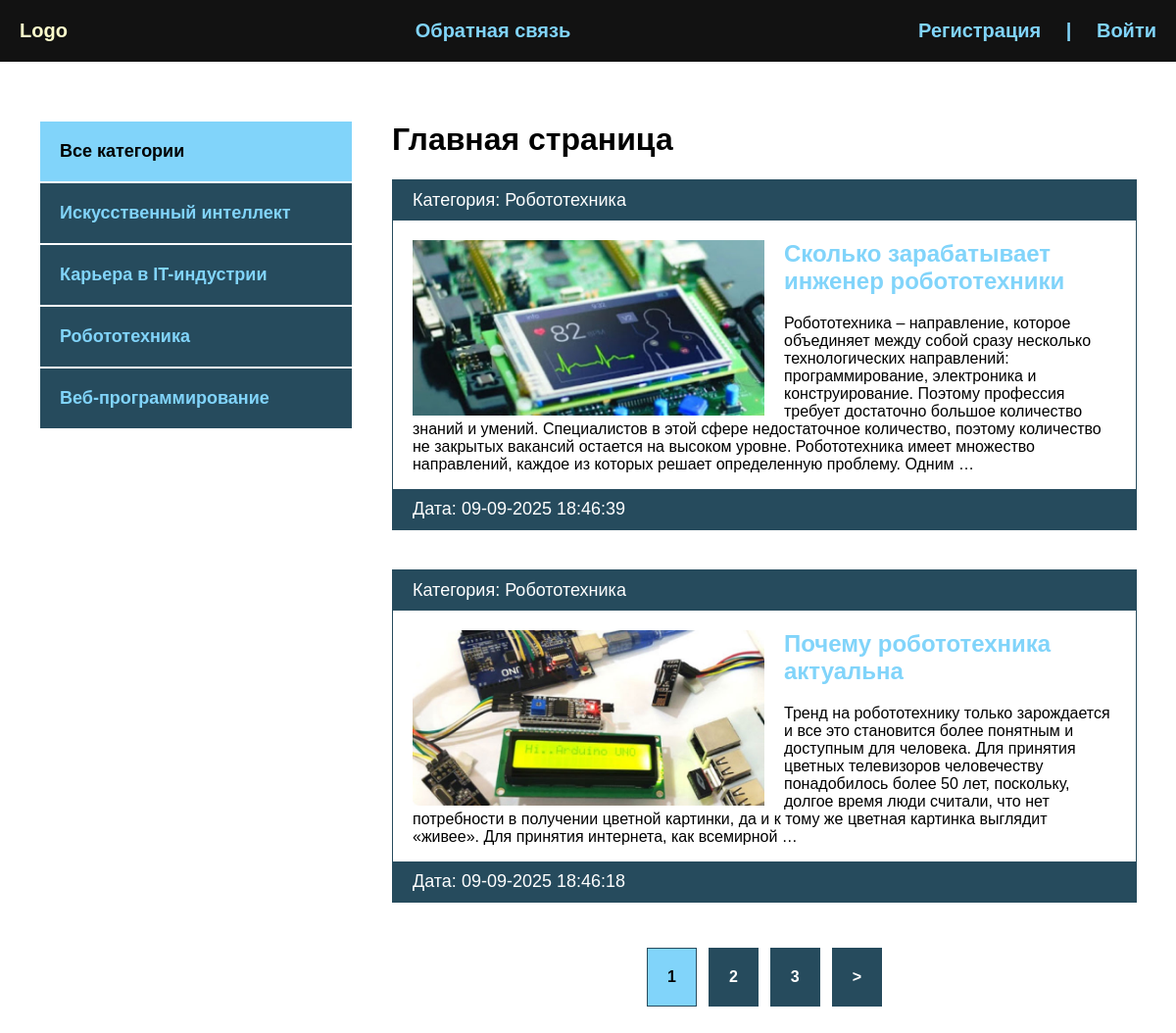
The page / on the database its author committed.
### blog/models.py (models this page shows, shortened)
class Category(models.Model):
    name = models.CharField(max_length=100, verbose_name="Категория")
    slug = models.SlugField(max_length=100, unique=True, verbose_name="URL")
    def __str__(self):
        return self.name
    def get_absolute_url(self):
        return reverse('category', kwargs={'cat_slug': self.slug})
    class Meta:
        verbose_name = "категорию"
        verbose_name_plural = "категории"

class Blog(models.Model):
    title = models.CharField(max_length=255, verbose_name="Название")
    slug = models.SlugField(max_length=255, unique=True, verbose_name="URL")
    content = models.TextField(blank=True, verbose_name="Контент")
    photo = models.ImageField(upload_to="photos/%Y/%m/%d/", blank=True, verbose_name="Фото")
    time_created = models.DateTimeField(auto_now_add=True, verbose_name="Дата публикации")
    time_update = models.DateTimeField(auto_now=True, verbose_name="Дата обновления")
    is_published = models.BooleanField(default=True, verbose_name="Опубликовано")
    cat = models.ForeignKey('Category', on_delete=models.PROTECT, verbose_name="Категория")
    def get_absolute_url(self):
        return reverse('post', kwargs={'post_slug': self.slug})
    class Meta:
        verbose_name = "новость"
        verbose_name_plural = "Новости"
        ordering = ["-time_created"]

### blog/views.py (the view)
# urls.py: path('', BlogHome.as_view(), name='index'),
class BlogHome(DataMixin, ListView):
    model = Blog
    template_name = "blog/index.html"
    context_object_name = "posts"
    def get_context_data(self, *, object_list=None, **kwargs):
        context = super().get_context_data(**kwargs)
        c_def = self.get_user_context(title="Главная страница")
        return dict(list(context.items()) + list(c_def.items()))
    def get_queryset(self):
        return Blog.objects.filter(is_published=True).select_related("cat")

### blog/templatetags/blog_tags.py (called while the page is built)
@register.inclusion_tag('blog/list_categories.html')
def show_categories(sort=None, cat_selected=0):
    if not sort:
        cats = Category.objects.all()
    else:
        cats = Category.objects.order_by(sort)
    return {"cats": cats, "cat_selected": cat_selected}

### blog/utils.py (called while the page is built)
    def get_user_context(self, **kwargs):
        context = kwargs
        cats = Category.objects.annotate(Count('blog'))
        user_menu = menu.copy()
        if not self.request.user.is_authenticated:
            user_menu.pop(0)
        context['menu'] = user_menu
        context['cats'] = cats
        if 'cat_selected' not in context:
            context['cat_selected'] = 0
        return context

### blog/templates/blog/index.html
{% extends 'blog/base.html' %}
{% load static %}
{% block content %}
<h1>{{ title }}</h1>
<ul>
    {% for p in posts %}
    <li>
        <p class="first">Категория: {{ p.cat }}</p>
        <div class="text">
            {% if p.photo %}
            <img src="{{ p.photo.url }}" class="image" alt="">
            {% else %}
            <img src="{% static 'blog/default.jpg' %}" class="image">
            {% endif %}
            <h2><a href="{{ p.get_absolute_url }}">{{ p.title }}</a></h2>
            <p>{{ p.content|truncatewords:50 }}</p>
        </div>
        <p class="date">Дата: {{ p.time_update|date:"d-m-Y H:i:s" }}</p>
    </li>
    {% endfor %}
</ul>
{% endblock %}

### blog/templates/blog/base.html (shortened to what this page needs)
<!DOCTYPE html>
{% load static %}
{% load blog_tags %}
<html lang="en">
<head>
    <link rel="stylesheet" href="{% static 'css/style.css' %}">
</head>
<body>
<div class="header">
    <div class="wrap">
        <ul class="mainmenu">
            <li class="logo"><a href="{% url 'index' %}">Logo</a></li>
            {% for m in menu %}
            <li class="last"><a href="{% url m.url_name %}">{{ m.title }}</a></li>
            {% endfor %}
            {% if request.user.is_authenticated %}
            <li class="last"> {{ user.username }} |
                <form action="{% url 'logout' %}" method="post" class="item">
                    {% csrf_token %}
                    <button>Выйти</button>
                </form>
            </li>
            {% else %}
            <li class="last"><a href="{% url 'register' %}">Регистрация</a> | <a href="{% url 'login' %}">Войти</a></li>
            {% endif %}
        </ul>
    </div>
</div>
<div class="content">
    <div class="wrap">
        <div class="sidebar">
            <ul>
                {% if cat_selected == 0 %}
                <li class="selected">Все категории</li>
                {% else %}
                <li><a href="{% url 'index' %}">Все категории</a></li>
                {% endif %}
                {% for c in cats %}
                    {% if c.blog__count > 0 %}
                        {% if c.pk == cat_selected %}
                        <li class="selected">{{ c.name }}</li>
                        {% else %}
                        <li><a href="{{ c.get_absolute_url }}">{{ c.name }}</a></li>
                        {% endif %}
                    {% endif %}
                {% endfor %}
            </ul>
        </div>
        <div class="main">
            {% block content %}
            {% endblock %}
            {% if page_obj.has_other_pages %}
            <div>
                <ul class="list-pages">
                    {% for p in paginator.page_range %}
                        {% if page_obj.number == p %}
                        <li class="page-num page-num-selected">{{ p }}</li>
                        {% elif p >= page_obj.number|add:-2 and p <= page_obj.number|add:2 %}
                        <li class="page-num">
                            <a href="?page={{ p }}">{{ p }}</a>
                        </li>
                        {% endif %}
                    {% endfor %}
                     {% if page_obj.has_next %}
                        <li class="page-num">
                                <a href="?page={{ page_obj.next_page_number }}">&gt;</a>
                        </li>
                    {% endif %}
                </ul>
            </div>
            {% endif %}
        </div>
    </div>
</div>
</body>
</html>

### blog/static/css/style.css (style rules this page uses)
body { margin: 0; padding: 0; background: #264b5d; font-family: Verdana, Geneva, Tahoma, sans-serif; }
.wrap { max-width: 1200px; margin: 0 auto; }
.content .wrap { background: #FFF; padding: 40px; box-sizing: border-box; display: flex; }
ul { list-style: none; margin: 0; padding: 0; }
a { color: #81d4fa; text-decoration: none; padding: 20px; }
.header { background: #121212; }
.mainmenu { display: flex; justify-content: space-between; align-items: center; font-size: 20px; font-weight: bold; padding: 20px 0; }
.sidebar ul { width: 320px; margin-right: 40px; margin-top: 20px; }
.sidebar a { padding: 20px; display: block; border: 1px solid #FFF; background: #264b5d; font-weight: bold; font-size: 18px; }
.selected { font-size: 18px; padding: 20px; border: 1px solid #FFF; font-weight: bold; background: #81d4fa; }
.main li { border: 1px solid #264b5d; margin-bottom: 40px; }
.first, .date { padding: 10px 20px; background: #264b5d; font-size: 18px; color: #FFF; margin: 0; }
.image { max-width: 50%; float: left; margin-right: 20px; }
.text { padding: 20px 20px 0; }
.text h2 { margin-top: 0; }
.text a { padding-left: 0; }
.list-pages { display: flex; justify-content: center; }
.page-num-selected { background: #81d4fa; padding: 20px; }
.list-pages a { background: #264b5d; padding: 20px; display: block; color: #FFF; }
.page-num { margin: 6px; font-weight: bold; }
.last { color: #81d4fa; }

### rows shown on the page
Category: name "Искусственный интеллект"
Category: name "Карьера в IT-индустрии"
Category: name "Робототехника"
Category: name "Веб-программирование"
Blog: cat "Робототехника", photo (picture), title "Сколько зарабатывает инженер робототехники", content "Робототехника – направление, которое объединяет между собой сразу несколько технологических направлений: программирование, электроника и конструирование. Поэтому профессия требует достаточно большое количество знаний и умений. Специалистов в этой сфере недостаточное количество, поэтому количество не закрытых вакансий остается на высоком уровне. Робототехника имеет множество направлений, каждое из которых решает определенную проблему. Одним …", time_update "09-09-2025 18:46:39"
Blog: cat "Робототехника", photo (picture), title "Почему робототехника актуальна", content "Тренд на робототехнику только зарождается и все это становится более понятным и доступным для человека. Для принятия цветных телевизоров человечеству понадобилось более 50 лет, поскольку, долгое время люди считали, что нет потребности в получении цветной картинки, да и к тому же цветная картинка выглядит «живее». Для принятия интернета, как всемирной …", time_update "09-09-2025 18:46:18"

### other values the page prints
{{ m.title }} "Обратная связь"
{{ title }} "Главная страница"
{{ p }} "1"
{{ p }} "2" "3"
